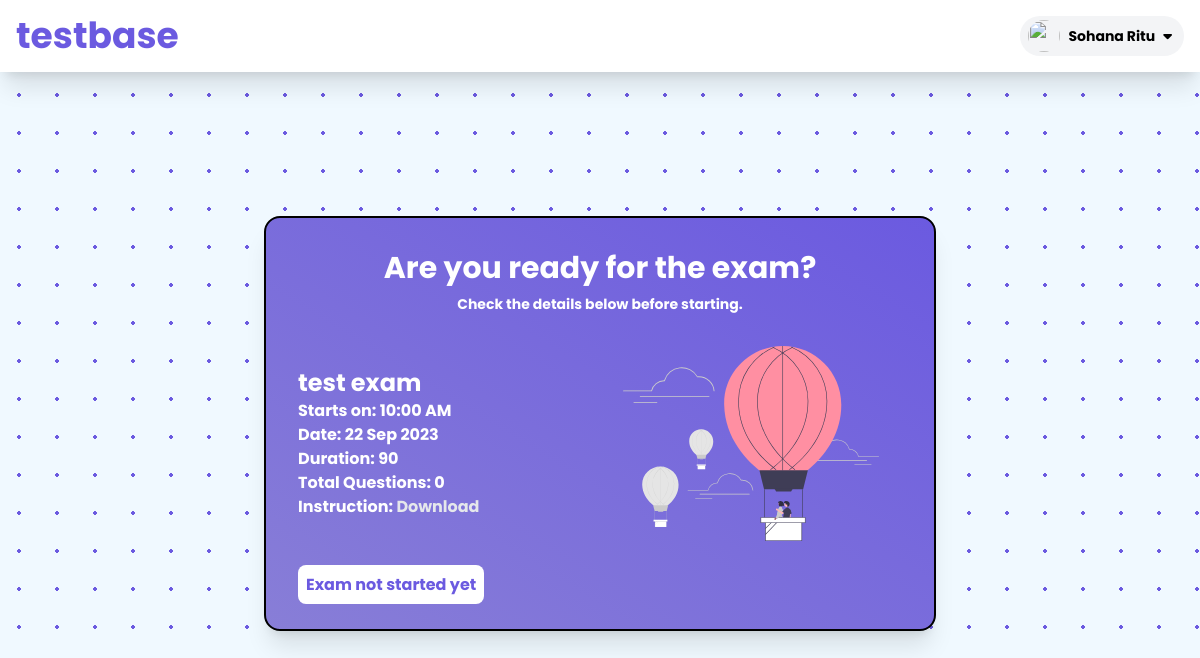
/home/exam/start/14/ (signed in), run on the app's committed database.
### exam/models.py (models this page shows, shortened)
class Exam(models.Model):
    classes = models.ForeignKey(Class, related_name='exams', on_delete=models.CASCADE)
    name = models.CharField(max_length=100)
    date = models.DateField(default=None)
    start_time = models.TimeField(default=None)
    end_time = models.TimeField(default=None)
    duration = models.IntegerField(default=60, null=True, blank=True)
    instruction = models.TextField(null=True, blank=True)
    file = models.FileField(upload_to='exam_files', null=True, blank=True)

### exam/views.py (the view)
# urls.py: path('exam/start/<int:exam_id>/', examStart, name='examStart'),
@login_required(login_url='/login')
def examStart(request, exam_id):
    exam = Exam.objects.get(id=exam_id)
    class_obj = Class.objects.get(id=exam.classes.id)
    questions = Question.objects.filter(exam=exam.id)
    if(request.user.id == Exam.objects.get(id=exam_id).classes.teacher.id):
        return redirect('/home/exam/'+str(exam.id))
    started = True if exam.start_time <= datetime.now().time() and exam.date == datetime.now().date() else False
    ended = True if exam.date < datetime.now().date() or (exam.end_time <= datetime.now().time() and exam.date < datetime.now().date()) else False
    submitted = True if AnswerSheet.objects.filter(exam=exam_id, student=request.user.id).exists() else False
    data = {"exam": exam, "class": class_obj, "questions": questions, "started": started, "ended": ended, 'submitted': submitted}
    return render(request, 'exam/examStart.html', data)

### templates/exam/examStart.html (shortened to what this page needs)
{% extends 'exam/base.html' %} {% load static %}{% block content %}
<div class="max-w-2xl mx-auto">
    <div
        class="mt-36 w-full p-8 bg-gradient-to-tr from-secondary to-primary text-white shadow-xl rounded-2xl border-2 border-black"
    >
        <div class="w-full grid grid-cols-2">
            <div class="col-span-2">
                <h1 class="text-center font-bold text-3xl">
                    {% if submitted %} You've already submitted your answer.
                    <span
                        >{% elif not ended %} Are you ready for the exam?</span
                    {% else %} Exam Already Ended {% endif %}
                </h1>
                <p class="text-center text-sm font-bold mt-2">
                    Check the details below before starting.
                </p>
            </div>
            <div
                class="flex flex-col items-start justify-center font-bold text-shadow-xl"
            >
                <h1 class="text-left text-2xl font-bold">{{exam.name}}</h1>
                <h2 class="text-left text-md">
                    Starts on: {{exam.start_time | date:"h:i A"}}
                </h2>
                <h2 class="text-left text-md">
                    Date: {{exam.date |date:"d M Y"}}
                </h2>
                <h2 class="text-left text-md">Duration: {{exam.duration}}</h2>
                <h2 class="text-left text-md">
                    Total Questions: {{questions.count}}
                </h2>
                <p class="text-left text-md">
                    Instruction:
                    <a
                        class="font-bold text-gray-200 hover:text-gray-300"
                        href="/media/{{exam.file}}"
                        download
                        >Download</a
                    >
                </p>
            </div>
            <div>
                <img
                    src="{% static 'exam/images/hotairbaloon.svg' %}"
                    alt=""
                    class="w-64 mx-auto my-8"
                />
            </div>
            <div class="col-span-2">
                {% if submitted %}
                <a
                    href="{% url 'reportcard' exam.id request.user.id %}"
                    class="w-full bg-white text-primary font-bold p-2 rounded-lg"
                >
                    View Results
                </a>
                {% else %}
                <a
                    href="#"
                    class="w-full bg-white text-primary font-bold p-2 rounded-lg disabled"
                >
                    Exam not started yet
                </a>
                {% endif %}
            </div>
        </div>
    </div>
</div>
{%endblock%}

### templates/reusable/exam_header.html (shortened to what this page needs)
{% load static %}
<div class="sticky top-0 max-w-screen bg-white py-4 shadow-xl">
    <div class="max-w-7xl px-4 flex justify-between items-center mx-auto">
        <div>
            <a href="/home" class="text-4xl text-primary font-bold">testbase</a>
        </div>
        <div class="relative ml-3">
            <div>
                <button
                    type="button"
                    class="flex max-w-xs items-center rounded-full bg-gray-100 py-1 px-2 gap-2 text-sm focus:outline-none focus:ring-2 focus:ring-white focus:ring-offset-2 focus:ring-offset-gray-800"
                    id="user-menu-button"
                    aria-expanded="false"
                    aria-haspopup="true"
                    onclick="profileheaderModal()"
                >
                    <img
                        class="h-8 w-8 rounded-full"
                        src="https://www.clipartmax.com/png/middle/171-1717870_stockvader-predicted-cron-for-may-user-profile-icon-png.png"
                        alt=""
                    />
                    <p>
                        {% if request.user.first_name != "" %}
                        <span class="font-bold">
                            {{request.user.first_name}}
                            {{request.user.last_name}}
                        </span>
                        {% else %}
                        <span class="font-bold">{{request.user.username}}</span>
                        {% endif %}
                    </p>
                    <i class="fa-solid fa-caret-down mr-1"></i>
                </button>
            </div>
        </div>
    </div>
</div>

### static/exam/base.css (style rules this page uses)
.polkabg { background-image: radial-gradient( #6b5ae0 1.6500000000000001px, #f0f9ff 1.6500000000000001px ); background-size: 38px 38px; }

### data on the page
Exam: name "test exam", start_time "10:00 AM", date "22 Sep 2023", duration "90"

### other printed values
{{ request.user.first_name }} "Sohana"
{{ request.user.last_name }} "Ritu"
{{ questions.count }} "0"
